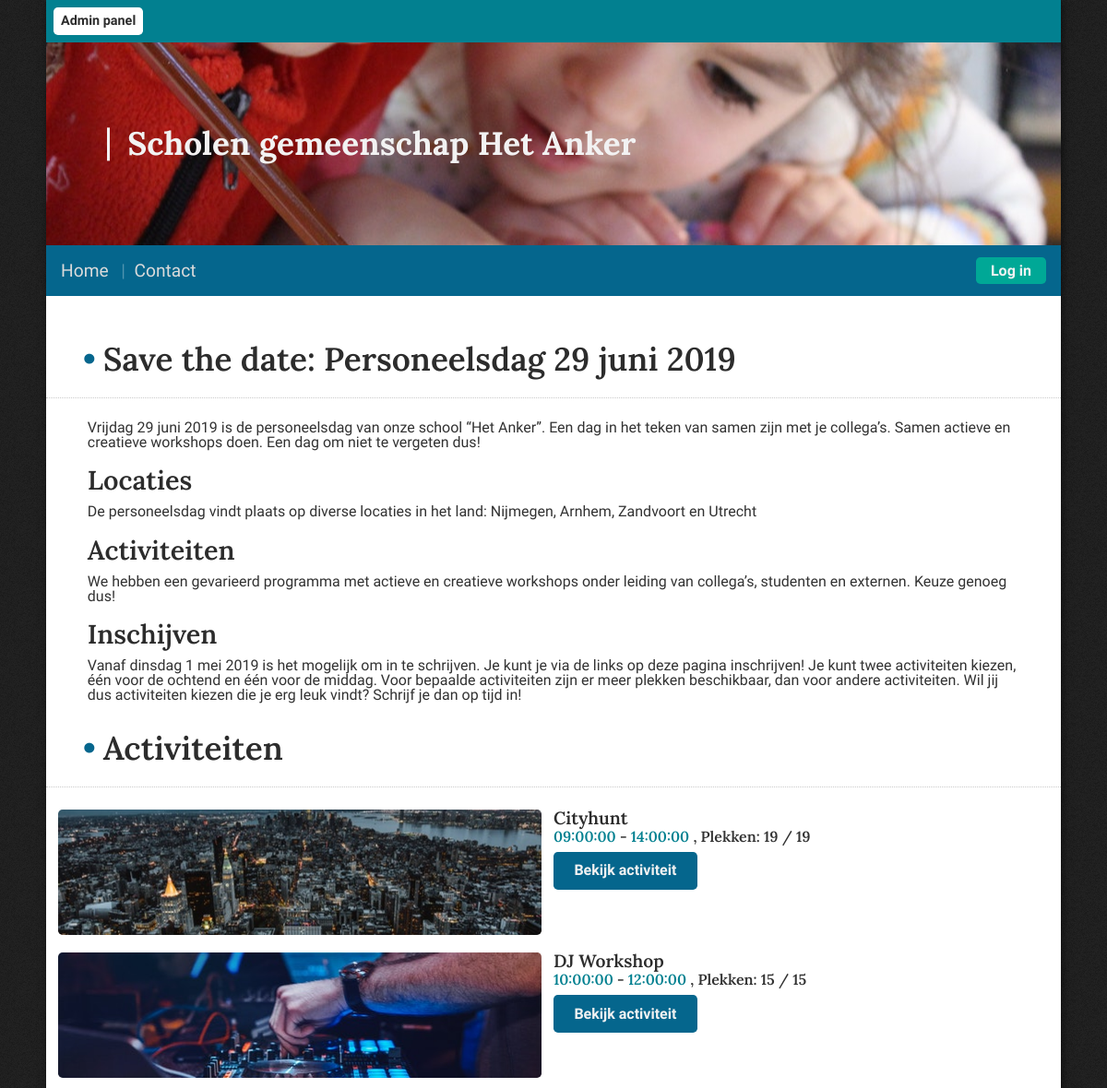
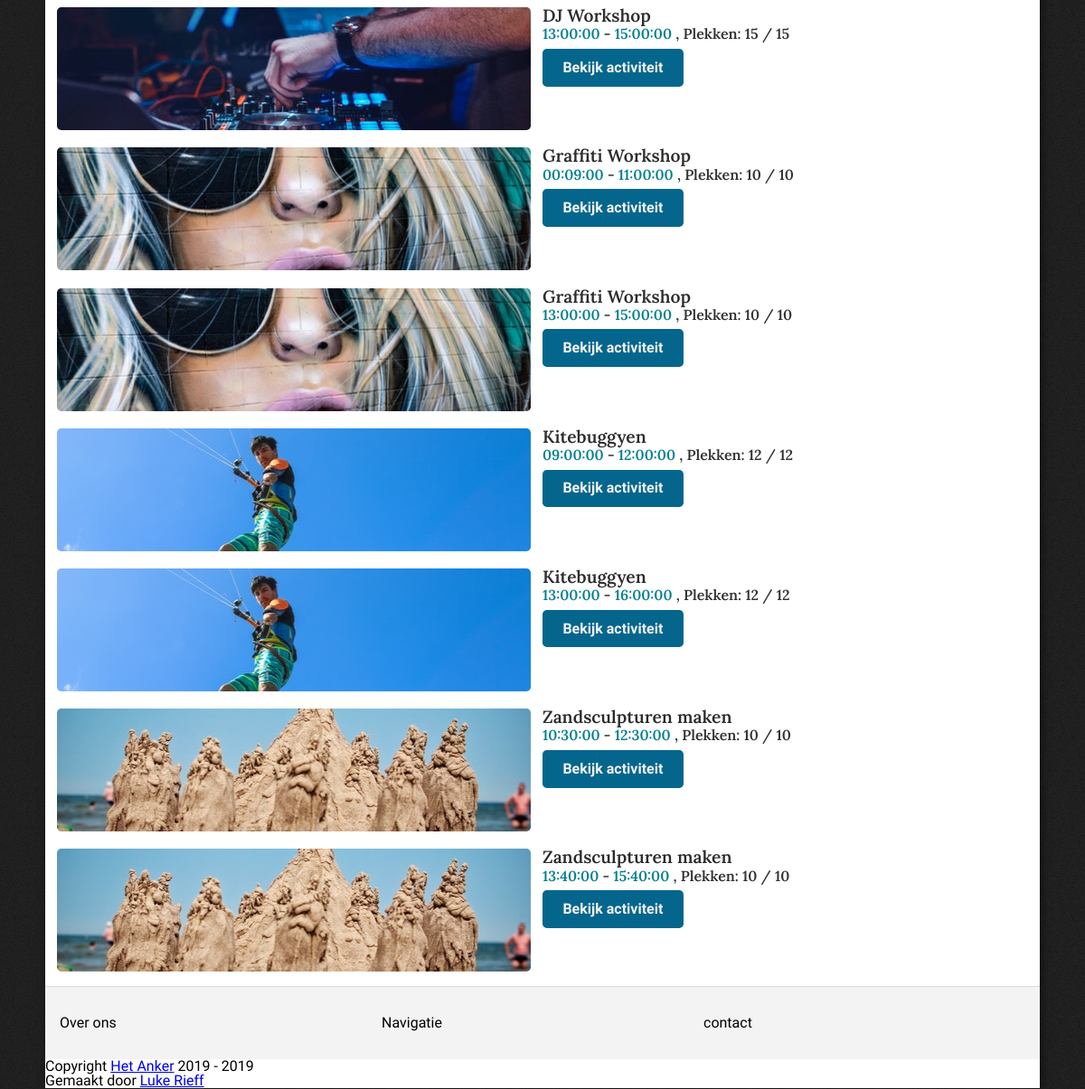
The page / on the database its author committed (2 pictures, top to bottom).
### tables this page shows
CREATE TABLE IF NOT EXISTS `activities` (
    `a_id` INT(11) AUTO_INCREMENT PRIMARY KEY,
    `a_name` VARCHAR(255) NOT NULL,
    `a_desc` TEXT(2048) NOT NULL,
    `a_location` VARCHAR(128) NOT NULL,
    `a_start_time` TIME NOT NULL,
    `a_end_time` TIME NOT NULL,
    `a_max` INT(11) NOT NULL,
    `a_used` INT(11) NOT NULL DEFAULT 0,
    `a_deadline` DATE,
    `a_image` varchar(255) not null
);

### models/Activity.php (called while the page is built, shortened)
<?php
  class Activity
  {
    public function __construct(
      $a_Name, $a_Description, $a_Location,
      $a_StartTime, $a_EndTime, $a_Max,
      $a_Used, $a_DeadLine, $a_Image,
      $a_ID = null
    )
    {
      $this->a_Name = $a_Name;
      $this->a_StartTime = $a_StartTime;
      $this->a_EndTime = $a_EndTime;
      $this->a_Max = $a_Max;
      $this->a_Used = $a_Used;
      $this->a_Image = $a_Image;
      $this->a_ID = $a_ID;
    }
    public static function fromRaw($e)
    {
      return new Activity(
        $e['a_name'], $e['a_desc'], $e['a_location'],
        $e['a_start_time'], $e['a_end_time'], $e['a_max'],
        $e['a_used'], $e['a_deadline'], $e['a_image'],
        $e['a_id']
      );
    }
    public static function getAll($conn, $limit = 100)
    {
      $stmt = $conn->prepare(
        'SELECT * FROM `activities` ORDER BY `a_name` ASC LIMIT :llmt'
      );
      $stmt->bindParam(':llmt', $limit, PDO::PARAM_INT);
      $stmt->execute();
      $result = array();
      $data = $stmt->fetchAll(PDO::FETCH_ASSOC);
      foreach ($data as $row)
        array_push($result, Activity::fromRaw($row));
      return $result;
    }
  };

### controllers/main.controller.php (called while the page is built, shortened)
<?php
  include_once(__DIR__ . '/../models/Activity.php');
  include_once(__DIR__ . '/../models/Personal.php');
  include_once(__DIR__ . '/../src/Session.php');
  function getSessionData($conn)
  {
    $session = new \Framework\Session(null, null);
    $session->start();
    $session->read();
    $personal = \Framework\Models\Personal::findById($conn, intval($session->s_PersonalID));
    if ($personal === null)
    {
      $session->s_LoggedInType = \Framework\SessionLoginType::Anonymous;
      $session->s_PersonalID = null;
    }
    return array(
      'session' => $session,
      'personal' => $personal
    );
  }
  function getIndex($conn)
  {
    $activities = \Framework\Models\Activity::getAll($conn);
    $template = new \Framework\Template(array(
      'title' => 'Home',
      'activities' => $activities,
      'stylesheets' => array_merge(array('/public/dist/css/index.css'), \Framework\Template::$t_DefaultVariables['stylesheets']),
      'other' => getSessionData($conn)
    ));
    $template->render('index.view.php');
  }

### routes/main.route.php (called while the page is built, shortened)
<?php
  include_once(__DIR__ . '/../controllers/main.controller.php');
  function add($router)
  {
    $router->get('/', function ($conn) {
      \Framework\MainController\getIndex($conn);
    });
  }

### src/Session.php (called while the page is built, shortened)
<?php
  class Session
  {
    public function read()
    {
      $this->s_PersonalID = $_SESSION['personal_id'];
      $this->s_LoggedInType = $_SESSION['logged_in_type'];
    }
  };

### models/Personal.php (called while the page is built, shortened)
<?php
  class Personal
  {
    public static function findById($conn, $id)
    {
      $stmt = $conn->prepare(
        'SELECT * FROM `personal` WHERE p_id = :idd'
      );
      $stmt->bindParam(':idd', $id, PDO::PARAM_INT);
      $stmt->execute();
      $data = $stmt->fetchAll(PDO::FETCH_ASSOC);
      if (count($data) === 0) return null;
      else return Personal::fromRaw($data[0]);
    }
  };

### src/mvc/Template.php (called while the page is built, shortened)
<?php
  class Template
  {
    var $t_Variables = null;
    var $t_RenderVariables = null;
    static $t_BaseFile = null;
    static $t_Dir = null;
    static $t_DefaultVariables = array();
    public function __construct($t_Variables)
    {
      $this->t_Variables = $t_Variables;
    }
    public function getValue($key)
    {
      if (!isset($this->t_RenderVariables[$key])) return null;
      else return $this->t_RenderVariables[$key];
    }
    public function render($filename)
    {
      $this->t_RenderVariables = array();
      foreach (Template::$t_DefaultVariables as $key => $value)
        if (!isset($this->t_Variables[$key]))
          $this->t_RenderVariables[$key] = $value;
      $this->t_RenderVariables = array_merge(
        $this->t_RenderVariables,
        $this->t_Variables
      );
      include_once(Template::$t_Dir . '/' . Template::$t_BaseFile);
    }
  };

### views/index.view.php (the view, shortened to what this page needs)
<div class="index-wrapper">
  <div class="index-wrapper__activiteiten">
    <h2>Save the date: Personeelsdag 29 juni 2019</h2>
    <hr />
    <div class="index-wrapper__information">
      <p>
        Vrijdag 29 juni 2019 is de personeelsdag van onze school “Het Anker”.
        Een dag in het teken van samen zijn met je collega’s. Samen
        actieve en creatieve workshops doen. Een dag om niet te vergeten dus!
        <strong>Locaties</strong>
        De personeelsdag vindt plaats op diverse locaties in het land: Nijmegen, Arnhem, Zandvoort en Utrecht
        <strong>Activiteiten</strong>
        We hebben een gevarieerd programma met actieve en creatieve workshops onder leiding van collega’s, studenten en externen. Keuze genoeg dus!
        <strong>Inschijven</strong>
        Vanaf dinsdag 1 mei 2019 is het mogelijk om in te schrijven.
        Je kunt je via de links op deze pagina inschrijven!
        Je kunt twee activiteiten kiezen, één voor de ochtend
        en één voor de middag. Voor bepaalde activiteiten
        zijn er meer plekken beschikbaar, dan voor andere
        activiteiten. Wil jij dus activiteiten kiezen
        die je erg leuk vindt? Schrijf je dan op tijd in!
      </p>
    </div>
    <h3>Activiteiten</h3>
    <hr />
    <ul>
      <?php foreach ($this->getValue('activities') as $activity): ?>
        <li class="index-wrapper__activiteiten__activiteit">
          <div class="index-wrapper__activiteiten__activiteit__left">
            <div style="background-image: url('<?= $activity->a_Image ?>');">
            </div>
          </div>
          <div class="index-wrapper__activiteiten__activiteit__right">
            <p>
              <strong><?= $activity->a_Name ?></strong>
              <br />
              <small>
                <span><?= $activity->a_StartTime ?></span>
                -
                <span><?= $activity->a_EndTime ?></span>
                , Plekken: <?=$activity->a_Max - $activity->a_Used ?> / <?= $activity->a_Max ?>
              </small>
            </p>
            <a class="btn btn-primary" href="/activiteit?id=<?= $activity->a_ID ?>" rel="alternate">Bekijk activiteit</a>
          </div>
        </li>
      <?php endforeach; ?>
    </ul>
  </div>
</div>

### index.php (shortened to what this page needs)
<?php
include_once(__DIR__ . '/src/mvc/Router.php');
include_once(__DIR__ . '/src/mvc/Template.php');
include_once(__DIR__ . '/src/pdo.php');
include_once(__DIR__ . '/routes/main.route.php');
function parseUrl($raw)
{
  $result = '';
  if (strpos($raw, '?') === FALSE) $result = $raw;
  else $result = substr($raw, 0, strpos($raw, '?'));
  if (substr($result, -1) === '/') $result = substr($result, 0, -1);
  if ($result === '') $result = '/';
  return $result;
}
$conn = null;
try {
  $conn = Framework\Database\connect('anker');
} catch (Exception $e)
{
  $template = new Framework\Template(array(
    'errorCode' => '500',
    'errorMessage' => 'Database error !',
    'title' => 'Could not connect to MySQL',
    'errorDetails' => strval($e)
  ));
  $template->render('error.php');
  die();
}
$path = parseUrl($_SERVER['REQUEST_URI']);
$router = new Router($path, $conn);
try {
  if (!$router->handleRoutes())
  {
    $template = new Framework\Template(array(
      'errorCode' => '404',
      'errorMessage' => 'Pagina niet gevonden ! !',
      'title' => 'Pagina niet gevonden',
      'errorDetails' => 'De pagina die u heeft opgevraagd bestaat niet.'
    ));
    $template->render('error.php');
  }
} catch (Exception $e)
{
  $template = new Framework\Template(array(
    'errorCode' => '500',
    'errorMessage' => 'Server error !',
    'title' => 'Server Error',
    'errorDetails' => strval($e)
  ));
  $template->render('error.php');
}

### src/mvc/Router.php (shortened to what this page needs)
<?php
class Route
{
  var $r_Path = null;
  var $r_Callable = null;
  public function __construct($r_Path, $r_Callable)
  {
    $this->r_Path = $r_Path;
    $this->r_Callable = $r_Callable;
  }
  public function match($path)
  {
    if (strcmp($this->r_Path, $path) == 0) return TRUE;
    else return FALSE;
  }
  public function executeCallable($conn)
  {
    call_user_func($this->r_Callable, $conn);
  }
};
class Router
{
  var $r_RoutesGet = null;
  var $r_Path = null;
  var $r_Conn = null;
  public function __construct($r_Path, $r_Conn)
  {
    $this->r_Path = $r_Path;
    $this->r_Conn = $r_Conn;
    $this->r_RoutesGet = array();
  }
  public function get($path, $callable)
  {
    array_push($this->r_RoutesGet, new Route($path, $callable));
  }
  public function handleRoutes()
  {
    $found = FALSE;
    $searchArray = null;
    switch (strtolower($_SERVER['REQUEST_METHOD']))
    {
      case 'get':
        $searchArray = $this->r_RoutesGet;
        break;
    }
    for ($i = 0; $i < count($searchArray); $i++)
    {
      if ($searchArray[$i]->match($this->r_Path))
      {
        $found = TRUE;
        $searchArray[$i]->executeCallable($this->r_Conn);
        break;
      }
    }
    if (!$found) return FALSE;
    else return TRUE;
  }
};

### views/base.php (shortened to what this page needs)
<!DOCTYPE html>
<html lang="en">
<head>
  <?php require_once(__DIR__ . '/includes/head.php'); ?>
</head>
<body>
  <div class="wrapper">
    <div class="wrapper-nav">
      <div class="wrapper-nav__topbar">
        <ul>
          <li><a href="/admin/login" rel="alternate">Admin panel</a></li>
        </ul>
      </div>
      <div class="wrapper-nav__banner">
        <h1>Scholen gemeenschap Het Anker</h1>
      </div>
      <div class="wrapper-nav__bar">
        <div class="wrapper-nav__bar__middle">
          <ul>
            <li><a href="/" rel="alternate">Home</a></li>
            <li><a href="/contact" rel="alternate">Contact</a></li>
          </ul>
        </div>
        <div class="wrapper-nav__bar__right">
          <ul>
            <?php if ($this->getValue('other')['session']->s_LoggedInType ===  \Framework\SessionLoginType::Anonymous): ?>
            <li>
              <a href="/login" class="btn btn-accent" rel="nofollow">Log in</a>
            </li>
            <?php else: ?>
            <li>
              <a href="/logout" class="btn btn-accent" rel="nofollow">Log out</a>
            </li>
            <?php endif; ?>
          </ul>
        </div>
      </div>
    </div>
    <?php include_once(constant('render_include_sub')); ?>
    <div class="wrapper__footer">
      <div class="wrapper__footer__left">
        <p>
          <strong>Over ons</strong>
        </p>
      </div>
      <div class="wrapper__footer__center">
        <p>
          <strong>Navigatie</strong>
        </p>
      </div>
      <div class="wrapper__footer__right">
        <p>
          <strong>contact</strong>
        </p>
      </div>
    </div>
    <div class="wrapper__footer__bottom">
      <p>
        <small>Copyright <a rel="nofollow" href="/">Het Anker</a> 2019 - 2019</small>
        <br />
        <small>Gemaakt door <a href="https://me.fannst.nl/" rel="external">Luke Rieff</a></small>
      </p>
    </div>
  </div>
</body>
</html>

### views/includes/head.php (shortened to what this page needs)
<?php foreach ($this->getValue('stylesheets') as $stylesheet): ?>
<link
  rel="stylesheet"
  type="text/css"
  href="<?= $stylesheet ?>" />
<?php endforeach; ?>

### rows shown on the page
activities: a_image (picture), a_name "Cityhunt", a_start_time "09:00:00", a_end_time "14:00:00", $activity->a_Max-$activity->a_Used "19", a_max "19"
activities: a_image (picture), a_name "DJ Workshop", a_start_time "10:00:00", a_end_time "12:00:00", $activity->a_Max-$activity->a_Used "15", a_max "15"
activities: a_image (picture), a_name "DJ Workshop", a_start_time "13:00:00", a_end_time "15:00:00", $activity->a_Max-$activity->a_Used "15", a_max "15"
activities: a_image (picture), a_name "Graffiti Workshop", a_start_time "00:09:00", a_end_time "11:00:00", $activity->a_Max-$activity->a_Used "10", a_max "10"
activities: a_image (picture), a_name "Graffiti Workshop", a_start_time "13:00:00", a_end_time "15:00:00", $activity->a_Max-$activity->a_Used "10", a_max "10"
activities: a_image (picture), a_name "Kitebuggyen", a_start_time "09:00:00", a_end_time "12:00:00", $activity->a_Max-$activity->a_Used "12", a_max "12"
activities: a_image (picture), a_name "Kitebuggyen", a_start_time "13:00:00", a_end_time "16:00:00", $activity->a_Max-$activity->a_Used "12", a_max "12"
activities: a_image (picture), a_name "Zandsculpturen maken", a_start_time "10:30:00", a_end_time "12:30:00", $activity->a_Max-$activity->a_Used "10", a_max "10"
activities: a_image (picture), a_name "Zandsculpturen maken", a_start_time "13:40:00", a_end_time "15:40:00", $activity->a_Max-$activity->a_Used "10", a_max "10"
